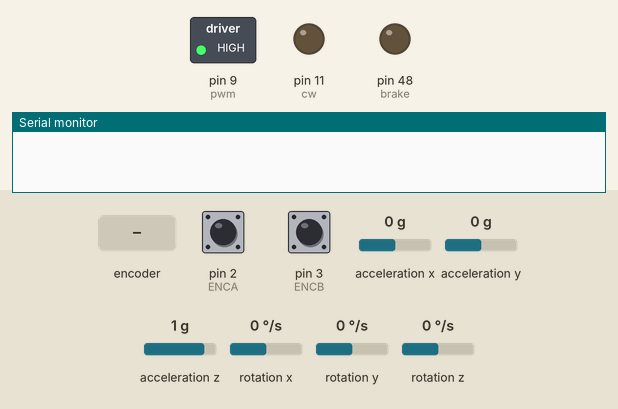
Bench run of a sketch on a simulated Arduino Mega 2560, built with avr-gcc and run on an emulated ATmega2560. Shown: switched loads named in the sketch (green lamp = pin HIGH), output pins drawn as LEDs (lit = HIGH), the last lines printed to the serial monitor. The test bench sets the inputs (shaded band); at power-on: pin 2 (ENCA) HIGH, pin 3 (ENCB) HIGH, acceleration x 0 g, acceleration y 0 g, acceleration z 1 g, rotation x 0 °/s, rotation y 0 °/s, rotation z 0 °/s.

Above: at 0.1 s.
At 2.2 s:
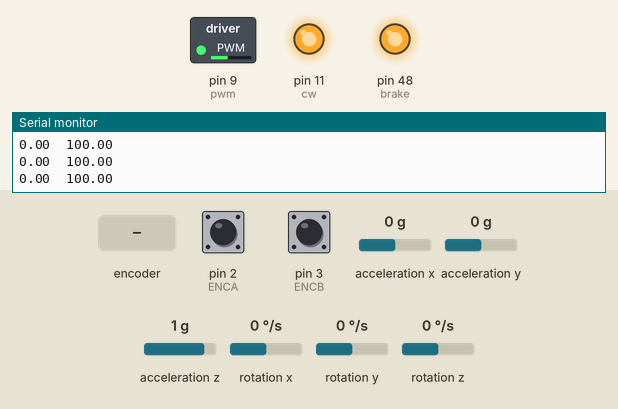
2.3 s: rotary encoder on pin 2 (ENCA) / pin 3 (ENCB) turned 1 step (first pin leading)
At 2.8 s:
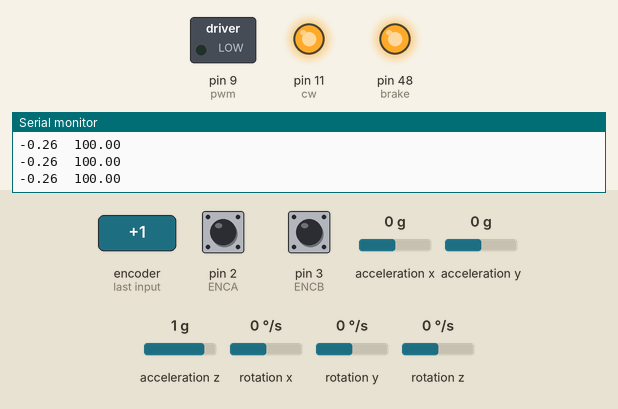
Timing chart, 0 to 17.5 s (numbered marks = the images above; inputs shaded):
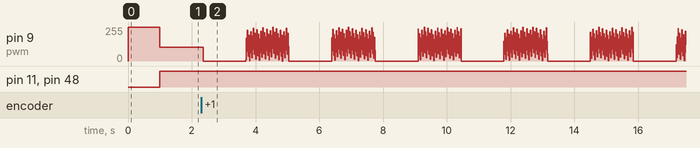

The sketch:

pid_calibration.ino
```cpp
#include <util/atomic.h>
#include <MPU6050_light.h>

#define ENCA 2 //21-PD0 //19-RX1  //17-RX2
#define ENCB 3 //20-PD1 //18-TX1  //16-TX2
#define brake 48 //PL1
#define cw 11 // 1A
#define pwm 9 //

MPU6050 mpu(Wire);

// globals
float prev = 0, K[4]={}, y[4]={}, y_setpoint[4]={}, M;
float thet, thet_dot, alp, alp_dot, prevAlp=0, vGive, prev_u=0, deltaT;
long prevT=0;
int posPrev=0,  sz=4, trq;
volatile int pos_i=0;
volatile float velocity_i=0;
volatile long prevT_i=0;
float eintegral = 0;


void readEncoder(){
  int b=digitalRead(ENCB);
  int increment=0;
  if (b>0){
    increment=1;
//    pos_i++;
  }
  else{
    increment=-1;
//    pos_i--;
  }
  pos_i=pos_i+increment;
//  Serial.println(pos_i);

  long currT=micros();
  deltaT=((float) (currT-prevT_i))/1.0e6;
  velocity_i=increment/deltaT;
  prevT_i=currT;
}


int lqrController(float yy[], float yy_setpoint[]){
  float mul=0;
  //  K = [-311.4268,-85.9813,-1.0000,-1.7637];
//  K[0]=-41.4663;K[1]=-6.4185;K[2]=-1.0000;K[3]=-1.3120;
//  K[0]=-49.32124;K[1]=-7.25900;K[2]=-1.00000;K[3]=-1.29629;
//  K[0]=-49.91982;K[1]=-7.31929;K[2]=-1.00000;K[3]=-1.29515;
//  K[0]=-69.90391;K[1]=-10.38223;K[2]=-1.00000;K[3]=-1.29991;
//  K[0]=-69.97770;K[1]=-10.38361;K[2]=-1.00000;K[3]=-1.30019;
//  K[0]=-69.89653;K[1]=-10.38210;K[2]=-1.00000;K[3]=-1.2998;4
//  K[0]=-77.60897;K[1]=-10.52474;K[2]=-1.00000;K[3]=-1.32904;
//  K[0] = -22.78308;K[1]=-3.37165;K[2]=-0.31623;K[3]=-0.41236;
//  K[0] = -49.71888;K[1]=-7.37913;K[2]=-0.70711;K[3]=-0.91972;
//    K[0]=-69.90391;  K[1]=-10.38223;   K[2]=-1.00000;   K[3]=-1.29991;
//    K[0]=-40.77681;   K[1]=-6.04874;   K[2]=-0.57735;   K[3]=-0.75130;
//    K[0]=-193.01827;   K[1]=-25.14391;    K[2]=-1.00000;    K[3]=-1.26103;
//    K[0]=-136.66472;   K[1]=-17.80188;    K[2]=-0.70711;    K[3]=-0.89180;
//    K[0]=-281.02199;   K[1]=-35.01541;    K[2]=-0.70711;    K[3]=-0.88350;
//    K[0]=-217.99154;   K[1]=-27.49369;    K[2]=-0.70711;    K[3]=-0.88573;
//    K[0]=-147.40983;   K[1]=-18.80253;    K[2]=-0.57735;    K[3]=-0.72496;
//    K[0]=-147.40983;   K[1]=-18.80253;    K[2]=-0.70711;    K[3]=-0.72496;
//    K[0]=-26.01250;   K[1]=-3.31595;   K[2]=-0.10000;   K[3]=-0.12580;
//    K[0]=-28.07205;   K[1]=-3.65106;   K[2]=-0.14142;   K[3]=-0.17865;
//    K[0]=-28.47513;   K[1]=-3.65753;   K[2]=-0.14142;   K[3]=-0.17913;
  K[0]=-272.09980;   K[1]=-36.50311;    K[2]=-1.00000;    K[3]=-1.26900;
  for (int i=0; i<sz; i++){
    mul=mul-(K[i]*(yy[i]-yy_setpoint[i]));
  }
  return mul;
}

void setMotor(int dir, int pwr, float prev_u){

  if (dir == 1){
    if (prev_u <= 0){
      digitalWrite(brake, LOW);
    }
    digitalWrite(cw, HIGH);
  }
  else{
    if (prev_u >= 0){
      digitalWrite(brake, LOW);
    }
    digitalWrite(cw, LOW);
  }
//  Serial.println(255-pwr);
  digitalWrite(brake, HIGH);
  analogWrite(pwm, 255-pwr);
}

void setTorque(float currT, int trq, float vNow){
  // T = M*angular acc.
//  Serial.print(trq);
//  Serial.print("\t");
//  vGive = ((trq*dtt)/M*1.0e6) + vNow;
//  Serial.println(vGive);
  float vGive = 100;
  Serial.print(vNow);
  Serial.print("\t");
  Serial.println(vGive);
  float kp=1.5;
  float ki=1.5;
  float e=vGive-vNow;
  eintegral = eintegral + e*deltaT;
  float u=kp*e + ki*eintegral;

  // Direction.
  int dir=1;
  if (u<0){
    dir=-1;
  }

  int pwr = (int) fabs(u);

  if (pwr>255){
    pwr = 255;
  }
  setMotor(dir, pwr, prev_u);
  prev_u=u;
}


void setup() {
  // put your setup code here, to run once:
  Serial.begin(9600);
  Wire.begin();
  mpu.begin();
  pinMode(ENCA, INPUT);
  pinMode(ENCB, INPUT);
  pinMode(brake, OUTPUT);
  pinMode(cw, OUTPUT);
  pinMode(pwm, OUTPUT);
//  digitalWrite(ENCA, HIGH);
  digitalWrite(brake, LOW); // Low means braking.
//  digitalWrite(cw, HIGH); // gives positive value // Low will give negative
  analogWrite(pwm, 255); // 255 means stop // 0 means go.
  mpu.calcOffsets(true, true);
  M = 0.134*0.097*0.097/2; // Moment of Inertia.
  attachInterrupt(digitalPinToInterrupt(ENCA), readEncoder, RISING);
}

void loop() {
//  Serial.println(pos_i);


  mpu.update();
//  Serial.println(mpu.getAngleY());
//  *0.0174533
  thet = mpu.getAngleY(); // radians
  // Theta_dot.
  // radians
  thet_dot = mpu.getGyroY(); // radians

  float curr = micros();
  // radians - 0.10471975512
  alp = (pos_i*360)/100; // radians
  float dtt = curr - prev;
  prev = curr;
  alp_dot = (alp-prevAlp)/dtt;
  prevAlp=alp;


//  int pwr = 100/3.0*micros()/1.0e6;
//  int dir = 1;
//  setMotor(dir, pwr);
//  Serial.print(thet);
//  Serial.print("\t");
//  Serial.print(thet_dot);
//  Serial.println("\t");

//  y[0]=thet; y[1]=thet_dot; y[2]=alp;  y[3]=alp_dot;
//  y_setpoint[0]=0;y_setpoint[1]=0;y_setpoint[2]=0;y_setpoint[3]=0;
//  trq = lqrController(y, y_setpoint);
//  Serial.println(trq);
  int pos=0;
  float velocity2=0;
  ATOMIC_BLOCK(ATOMIC_RESTORESTATE){
    pos = pos_i;
    velocity2=velocity_i;
  }

//   Computing velocity with method 1
//  long currT = micros();
//  float deltaT = ((float) (currT-prevT))/1.0e6;
//  float velocity1 = (pos-posPrev)/deltaT;
//  posPrev=pos;
//  prevT = currT;


  float v2 = velocity2/100.0*60.0;
//  Serial.print(velocity1);
//  Serial.print(" ");
//  Serial.print(v2);
//  Serial.println();
  setTorque(curr, trq, v2);


}
```
